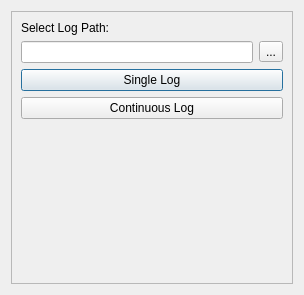
<?xml version="1.0" encoding="UTF-8"?>
<ui version="4.0">
 <class>Tlogging</class>
 <widget class="QDialog" name="Tlogging">
  <property name="geometry">
   <rect>
    <x>0</x>
    <y>0</y>
    <width>304</width>
    <height>295</height>
   </rect>
  </property>
  <property name="sizePolicy">
   <sizepolicy hsizetype="Preferred" vsizetype="Preferred">
    <horstretch>0</horstretch>
    <verstretch>0</verstretch>
   </sizepolicy>
  </property>
  <property name="windowTitle">
   <string>Dialog</string>
  </property>
  <layout class="QGridLayout" name="gridLayout">
   <item row="0" column="0">
    <widget class="QFrame" name="frame">
     <property name="frameShape">
      <enum>QFrame::StyledPanel</enum>
     </property>
     <property name="frameShadow">
      <enum>QFrame::Raised</enum>
     </property>
     <layout class="QVBoxLayout" name="verticalLayout_2">
      <item>
       <layout class="QVBoxLayout" name="verticalLayout">
        <item>
         <widget class="QLabel" name="label">
          <property name="text">
           <string>Select Log Path:</string>
          </property>
         </widget>
        </item>
        <item>
         <layout class="QHBoxLayout" name="horizontalLayout">
          <item>
           <widget class="QLineEdit" name="lineFileName"/>
          </item>
          <item>
           <widget class="QToolButton" name="toolButton">
            <property name="text">
             <string>...</string>
            </property>
           </widget>
          </item>
         </layout>
        </item>
       </layout>
      </item>
      <item>
       <widget class="QPushButton" name="btnSingle">
        <property name="text">
         <string>Single Log</string>
        </property>
       </widget>
      </item>
      <item>
       <widget class="QPushButton" name="btnContinuous">
        <property name="text">
         <string>Continuous Log</string>
        </property>
        <property name="checkable">
         <bool>true</bool>
        </property>
       </widget>
      </item>
      <item>
       <spacer name="verticalSpacer_3">
        <property name="orientation">
         <enum>Qt::Vertical</enum>
        </property>
        <property name="sizeHint" stdset="0">
         <size>
          <width>20</width>
          <height>108</height>
         </size>
        </property>
       </spacer>
      </item>
     </layout>
    </widget>
   </item>
  </layout>
 </widget>
 <resources/>
 <connections/>
</ui>
